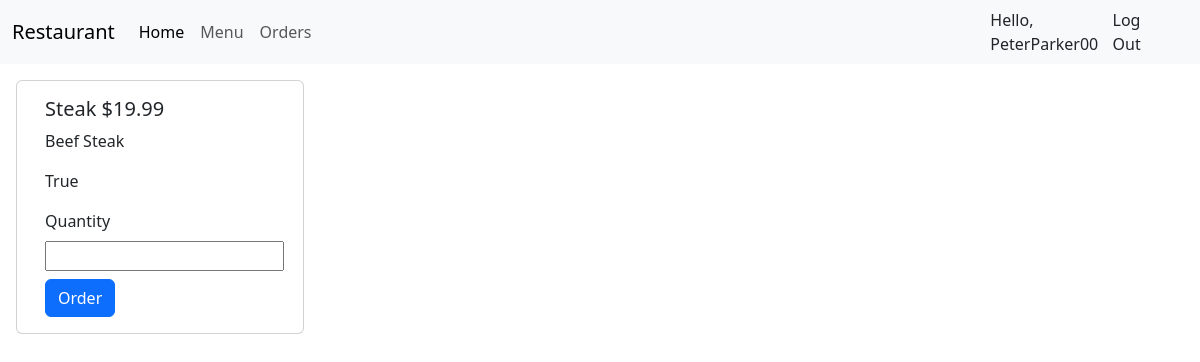
Screenshot of /restaurant/menu/1/ (signed in) with the database file from the repository.
### menu/models.py (models this page shows, shortened)
class Dish(models.Model):
    name = models.CharField(max_length=50)
    description = models.CharField(max_length=100, blank=True)
    price = models.DecimalField(max_digits=4, decimal_places=2)
    category = models.ForeignKey(
        Category, on_delete=models.CASCADE, related_name="dishes"
    )
    is_available = models.BooleanField(default=True)

### menu/views.py (the view)
# urls.py: path("<int:id>/", views.detail, name="detail"),
def detail(request, id):
    try:
        dish = Dish.objects.get(id=id)
        dish_data = {
            "id": dish.id,
            "name": dish.name,
            "description": dish.description,
            "price": dish.price,
            "category": {"id": dish.category.id, "name": dish.category.name},
            "is_available": dish.is_available,
        }
    except Dish.DoesNotExist:
        raise Http404("This dish does not exist!")
    return render(request, "detail.html", {"dish": dish_data})

### templates/detail.html (shortened to what this page needs)
<!DOCTYPE html>
<html lang="en">
  <head>
  </head>
  <body>
    {% extends 'base.html'%} {% block content %}
    <div class="row m-3">
      <div class="card" style="width: 18rem">
        <div class="card-body">
          <form method="post" action="{% url 'order' dish.id %}">
            <h5 class="card-title">{{dish.name}} ${{dish.price}}</h5>
            <p class="card-text">{{dish.description}}</p>
            <p class="card-text">{{dish.is_available}}</p>
            <label for="quantity" class="mb-2" min="1"> Quantity </label>
            <input type="number" name="quantity" />
            <button type="submit" class="btn btn-primary mt-2">Order</button>
          </form>
        </div>
      </div>
    </div>
    {% endblock %}

### templates/base.html (shortened to what this page needs)
<!DOCTYPE html>
<html lang="en">
  <head>
    <link
      href="https://cdn.jsdelivr.net/npm/bootstrap@5.3.2/dist/css/bootstrap.min.css"
      rel="stylesheet"
    />
  </head>
  <body>
    <nav class="navbar navbar-expand-lg bg-body-tertiary">
      <div class="container-fluid">
        <a class="navbar-brand" href="{% url 'index' %}">Restaurant</a>
        <div class="collapse navbar-collapse" id="navbarNav">
          <ul class="navbar-nav">
            <li class="nav-item">
              <a
                class="nav-link active"
                aria-current="page"
                href="{% url 'index' %}"
                >Home</a
              >
            </li>
            <li class="nav-item">
              <a class="nav-link" href="{% url 'index' %}">Menu</a>
            </li>
            <li class="nav-item">
              <a
                class="nav-link"
                aria-current="page"
                href="{% url 'my_orders' %}"
                >Orders</a
              >
            </li>
          </ul>
        </div>
      </div>
      <div class="d-flex mx-3 px-4">
        {% if user.is_authenticated %}
        <span>Hello, {{user.username}}</span>
        <a class="nav-link" href="{% url 'logout' %}">Log Out</a>
        {% else %}
        <a class="nav-link mx-2" href="{% url 'login' %}">Login</a>
        <a class="nav-link" href="{% url 'signup' %}">Signup</a>
        {% endif %}
      </div>
    </nav>
    <main>{% block content %} {% endblock %}</main>
  </body>
</html>

### rows the page displays
Dish: name "Steak", price "19.99", description "Beef Steak"

### other values shown
{{ user.username }} "PeterParker00"
{{ dish.is_available }} "True"
